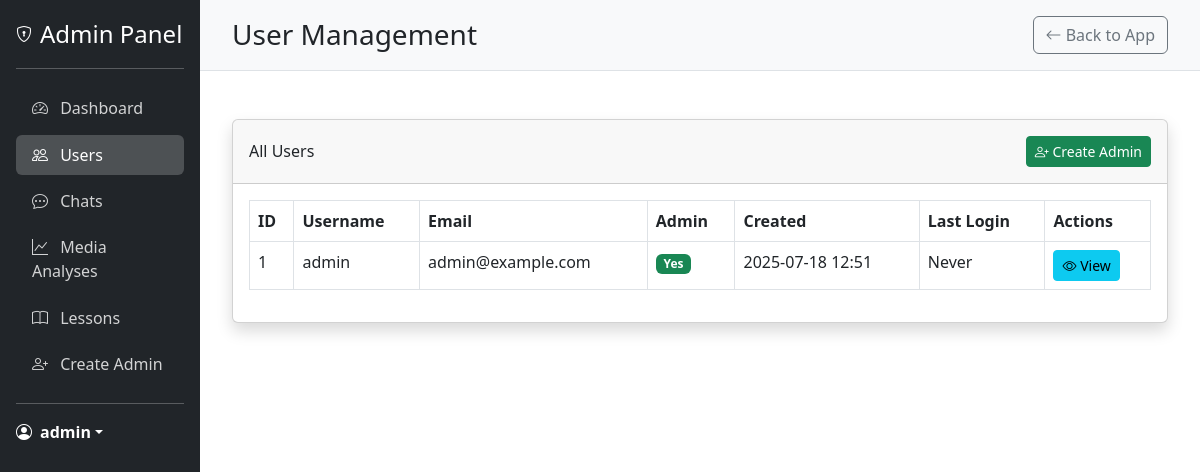
/admin/users (signed in), run on an earlier commit of the app's database.
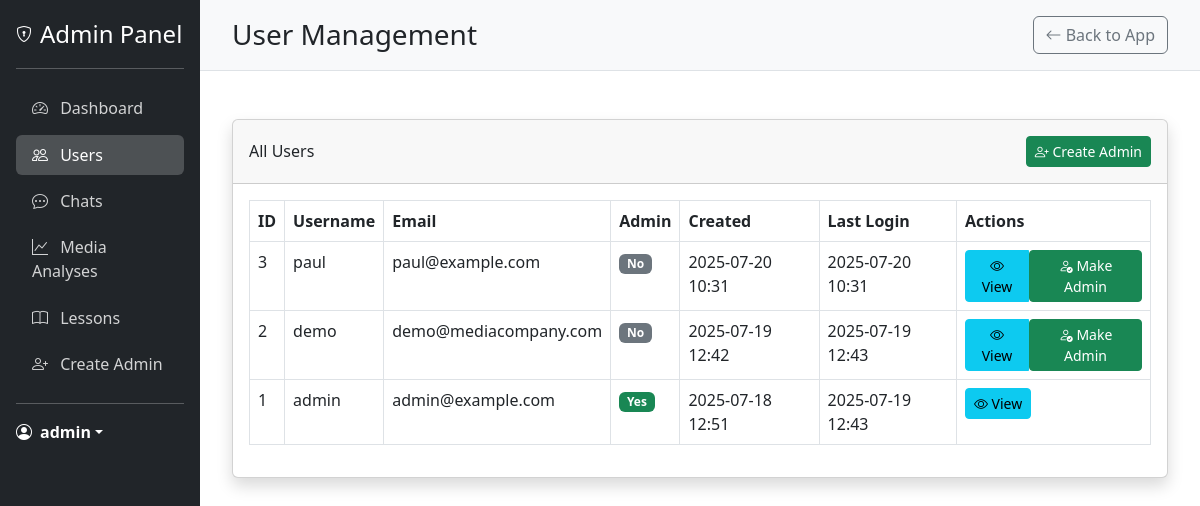
And on a later commit of the database.
### models.py (models this page shows, shortened)
class User(UserMixin, db.Model):
    __tablename__ = 'users'
    id = db.Column(db.Integer, primary_key=True)
    username = db.Column(db.String(80), unique=True, nullable=False)
    email = db.Column(db.String(120), unique=True, nullable=False)
    password_hash = db.Column(db.String(128), nullable=False)
    is_admin = db.Column(db.Boolean, default=False)
    created_at = db.Column(db.DateTime, default=datetime.utcnow)
    last_login = db.Column(db.DateTime)
    latitude = db.Column(db.Float)
    longitude = db.Column(db.Float)
    location_name = db.Column(db.String(200))
    analyses = db.relationship('MediaAnalysis', backref='user', lazy=True)

### app.py (the view)
@app.route('/admin/users')
@login_required
@admin_required
def admin_users():
    users = User.query.order_by(User.created_at.desc()).all()
    return render_template('admin/users.html', users=users)

### app.py (called while the page is built)
@login_manager.user_loader
def load_user(user_id):
    return User.query.get(int(user_id))

def admin_required(f):
    @wraps(f)
    def decorated_function(*args, **kwargs):
        if not current_user.is_authenticated:
            flash('You need to login first.', 'danger')
            return redirect(url_for('login'))
        if not hasattr(current_user, 'is_admin') or not current_user.is_admin:
            flash('You need admin privileges to access this page.', 'danger')
            return redirect(url_for('landing_page1'))
        return f(*args, **kwargs)
    return decorated_function

### templates/admin/users.html (shortened to what this page needs)
{% extends "admin/base_admin.html" %}
{% block header %}User Management{% endblock %}
{% block content %}
<div class="card shadow mb-4">
    <div class="card-header py-3 d-flex flex-row align-items-center justify-content-between">
        <h6 class="m-0 font-weight-bold">All Users</h6>
        <a href="{{ url_for('create_admin') }}" class="btn btn-sm btn-success">
            <i class="bi bi-person-plus"></i> Create Admin
        </a>
    </div>
    <div class="card-body">
        <div class="table-responsive">
            <table class="table table-bordered" id="usersTable" width="100%" cellspacing="0">
                <thead>
                    <tr>
                        <th>ID</th>
                        <th>Username</th>
                        <th>Email</th>
                        <th>Admin</th>
                        <th>Created</th>
                        <th>Last Login</th>
                        <th>Actions</th>
                    </tr>
                </thead>
                <tbody>
                    {% for user in users %}
                    <tr>
                        <td>{{ user.id }}</td>
                        <td>{{ user.username }}</td>
                        <td>{{ user.email }}</td>
                        <td>
                            {% if user.is_admin %}
                            <span class="badge bg-success">Yes</span>
                            {% else %}
                            <span class="badge bg-secondary">No</span>
                            {% endif %}
                        </td>
                        <td>{{ user.created_at.strftime('%Y-%m-%d %H:%M') if user.created_at else 'N/A' }}</td>
                        <td>{{ user.last_login.strftime('%Y-%m-%d %H:%M') if user.last_login else 'Never' }}</td>
                        <td>
                            <div class="btn-group" role="group">
                                <a href="{{ url_for('admin_user_detail', user_id=user.id) }}" class="btn btn-sm btn-info">
                                    <i class="bi bi-eye"></i> View
                                </a>
                                {% if user.id != current_user.id %}
                                <form action="{{ url_for('toggle_admin', user_id=user.id) }}" method="post" class="d-inline">
                                    <button type="submit" class="btn btn-sm {% if user.is_admin %}btn-warning{% else %}btn-success{% endif %}">
                                        {% if user.is_admin %}
                                        <i class="bi bi-person-dash"></i> Remove Admin
                                        {% else %}
                                        <i class="bi bi-person-check"></i> Make Admin
                                        {% endif %}
                                    </button>
                                </form>
                                {% endif %}
                            </div>
                        </td>
                    </tr>
                    {% endfor %}
                </tbody>
            </table>
        </div>
    </div>
</div>
{% endblock %}
{% block extra_css %}
<link rel="stylesheet" href="https://cdn.datatables.net/1.11.5/css/dataTables.bootstrap5.min.css">
{% endblock %}

### templates/admin/base_admin.html (shortened to what the changed rows need)
<!DOCTYPE html>
<html lang="en">
<head>
    <link href="https://cdn.jsdelivr.net/npm/bootstrap@5.3.0-alpha1/dist/css/bootstrap.min.css" rel="stylesheet">
    <link rel="stylesheet" href="https://cdn.jsdelivr.net/npm/bootstrap-icons@1.10.3/font/bootstrap-icons.css">
    {% block extra_css %}{% endblock %}
</head>
<body>
    <div class="container-fluid">
        <div class="row">
            <div class="col-md-2 admin-sidebar p-0">
                <div class="d-flex flex-column p-3">
                    <div class="dropdown">
                        <a href="#" class="d-flex align-items-center text-white text-decoration-none dropdown-toggle" id="dropdownUser1" data-bs-toggle="dropdown" aria-expanded="false">
                            <i class="bi bi-person-circle me-2"></i>
                            <strong>{{ current_user.username }}</strong>
                        </a>
                    </div>
                </div>
            </div>
            <div class="col-md-10 p-0">
                <div class="admin-header d-flex justify-content-between align-items-center">
                    <h1 class="h3 mb-0">{% block header %}Admin Dashboard{% endblock %}</h1>
                </div>
                <div class="admin-content">
                    {% block content %}{% endblock %}
                </div>
            </div>
        </div>
    </div>
</body>
</html>

What changed in the data, as far as the page shows it:
changed User "admin": last_login "Never" → "2025-07-19 12:43"
added User: id "3", username "paul", email "paul@example.com", is_admin "No", created_at "2025-07-20 10:31", last_login "2025-07-20 10:31"
added User: id "2", username "demo", email "demo@mediacompany.com", is_admin "No", created_at "2025-07-19 12:42", last_login "2025-07-19 12:43"
